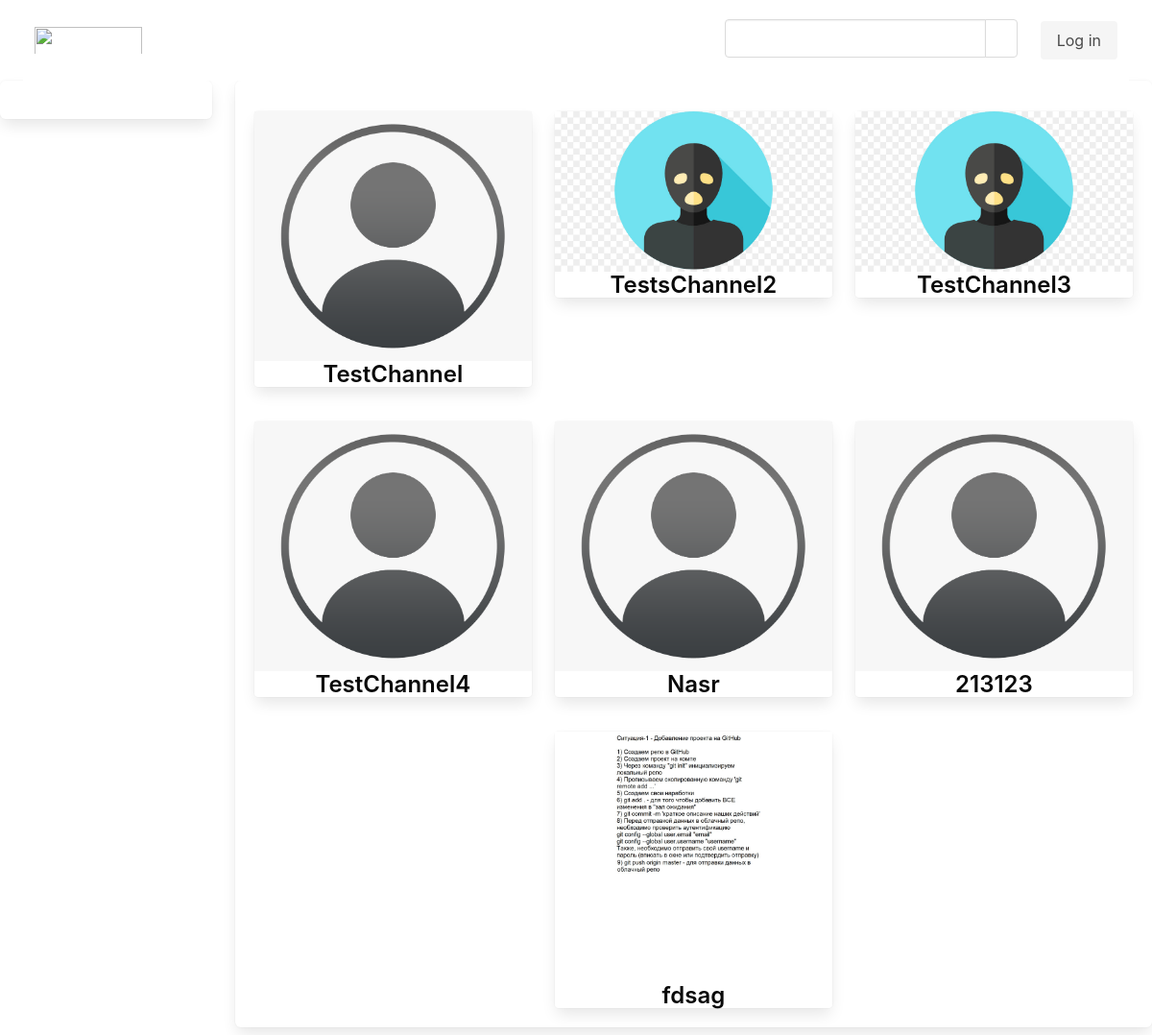
The app's page /video_hosting/subscriptions/ with its own data.
### video_hosting/models.py (models this page shows, shortened)
class HostingСhannel(models.Model):
    name = models.CharField(max_length=255)
    image = models.ImageField(default='user.png', blank=True)
    slug = models.SlugField(unique=True)
    description = models.TextField()
    date = models.DateTimeField(auto_now_add=True)
    author = models.ForeignKey(User, on_delete=models.CASCADE)

### video_hosting/views.py (the view)
# urls.py: path('subscriptions/', views.subscriptions, name='subscriptions'),
def subscriptions(request):
    my_subscriptions = HostingСhannel.objects.all()
    return render(request, 'subscriptions.html', {'my_subscriptions': my_subscriptions})

### video_hosting/templates/subscriptions.html
{% extends 'base_layout.html' %}
{% load static from static %}
{% block content %}
<sections>
    <div class="box">
        <div class="columns is-multiline is-centered">
            {% for subs in my_subscriptions %}
            <div class="column is-4">
                <div class="card mt-3">
                    <div class="cart-content">
                        <a href="{% url 'video_hosting:host_channel' subs.pk %}">
                            <div class="media">
                                <div class="media-content">
                                    <figure class="image">
                                        <img src="{{subs.image.url}}" alt=""
                                                 class="image is-centered post-imag">
                                    </figure>
                                    <div class="title has-text-centered has-text-black is-4">
                                        {{ subs.name }}
                                    </div>
                                </div>
                            </div>
                        </a>
                    </div>
                </div>
            </div>
            {% endfor %}
        </div>
    </div>
</sections>
{% endblock %}

### records on screen
HostingСhannel: image (placeholder picture), name "TestChannel"
HostingСhannel: image (picture), name "TestsChannel2"
HostingСhannel: image (picture), name "TestChannel3"
HostingСhannel: image (placeholder picture), name "TestChannel4"
HostingСhannel: image (placeholder picture), name "Nasr"
HostingСhannel: image (placeholder picture), name "213123"
HostingСhannel: image (picture), name "fdsag"
